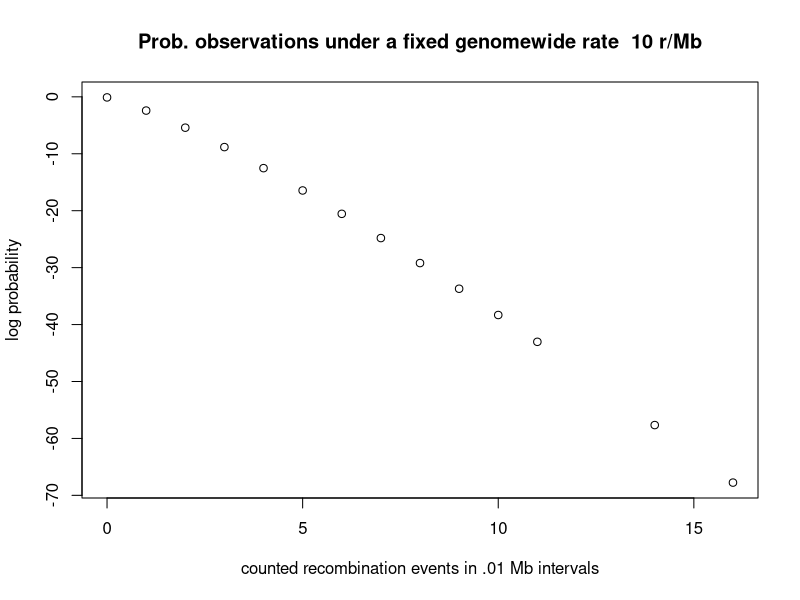

Source code (R):
# I will be using the observed crosses in haploid drones from Liu 2015 to create a smoothed recombination map 
# to get estimated genetic positions for physical markers

# Load recombination map from Liu 2015
r <- read.csv("data/recomb_map/Liu_2015/S5_rates.csv")
colnames(r) <- c("linkage_group", "pos_Mb", "n_crossovers_per_drone", "rate")
# there were 43 drones, but the rates per drone must be heavily rounded
unique(43*r$n_crossovers_per_drone)

r$CO_counts <- round(r$rate/min(r[r$rate != 0, "rate"]))
r$CO_counts <- round(r$rate*43/10000) #equivalent. Need to round because of shortened decimal places when file was converted to .csv


sum(r$CO_counts) #2177 not expected 3505 -- are some missing? 
# Yes, emailed authors about the discrepancy and some are omitted because they fall in genome assembly gaps of unknown size.
# these gaps are not included in the genetic length either, but increase uncertainty about local recomb. rate in those regions.
unique(r$linkage_group)
# I could make a map based on the posterior probability based on # of crossovers observed:
# prior on local recombination rate (lambda) centered around mean for the whole genome -- gamma? not sure; would estimate both
# calculate posterior
genome_length = dim(r)[1] #in .01 Mb units, this is the total length included in Liu 2015 (skips gaps)
mean_r = sum(r$CO_counts)/genome_length
#dpois(x = unique(r$CO_counts), lambda = mean_r)
plot(unique(r$CO_counts), 
     log(dpois(x = unique(r$CO_counts), lambda = mean_r)),
     main = paste("Prob. observations under a fixed genomewide rate ", round(mean_r, digits = 2)/.01, "r/Mb"),
     ylab = "log probability",
     xlab = "counted recombination events in .01 Mb intervals")
# how different are the LD based map and the posterior distribution based on the observed meioses?